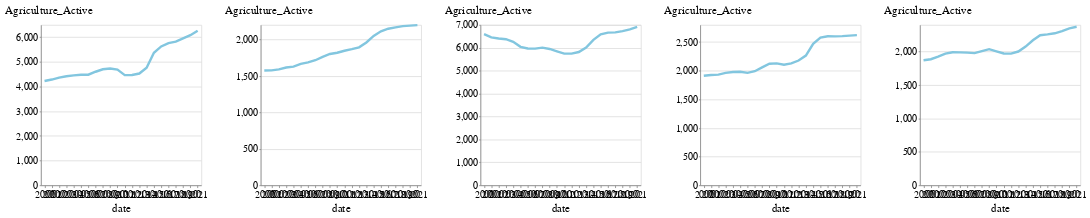

Source (notebook cell):
### Code cell
chart_tulare = alt.Chart(grouped_date_use_tulare[grouped_date_use_tulare['date'] >= 2000]).mark_line().encode(
    x='date:O',
    y='Agriculture_Active:Q'
).properties(
    height=200,
    width=200
)

grouped_date_use_fresno = active_by_county('Fresno')
chart_fresno = alt.Chart(grouped_date_use_fresno[grouped_date_use_fresno['date'] >= 2000]).mark_line().encode(
    x='date:O',
    y='Agriculture_Active:Q'
).properties(
    height=200,
    width=200
)

grouped_date_use_merced = active_by_county('Merced')
chart_merced = alt.Chart(grouped_date_use_merced[grouped_date_use_merced['date'] >= 2000]).mark_line().encode(
    x='date:O',
    y='Agriculture_Active:Q'
).properties(
    height=200,
    width=200
)

grouped_date_use_kings = active_by_county('Kings')
chart_kings = alt.Chart(grouped_date_use_kings[grouped_date_use_kings['date'] >= 2000]).mark_line().encode(
    x='date:O',
    y='Agriculture_Active:Q'
).properties(
    height=200,
    width=200
)

grouped_date_use_madera = active_by_county('Madera')
chart_madera = alt.Chart(grouped_date_use_madera[grouped_date_use_madera['date'] >= 2000]).mark_line().encode(
    x='date:O',
    y='Agriculture_Active:Q'
).properties(
    height=200,
    width=200
)

chart_tulare | chart_madera | chart_fresno | chart_merced | chart_kings

### Figure 1 — Vega-Lite specification as saved in the notebook (floating-point values rounded to 4 significant figures)
{"config": {"view": {"width": 800, "height": 450}, "background": "#ffffff", "title": {"anchor": "start", "font": "BentonGothic-Bold, sans", "fontColor": "#000000", "fontSize": 22, "fontWeight": "normal"}, "arc": {"fill": "#82c6df"}, "area": {"fill": "#82c6df"}, "line": {"stroke": "#82c6df", "strokeWidth": 3}, "path": {"stroke": "#82c6df"}, "rect": {"fill": "#82c6df"}, "shape": {"stroke": "#82c6df"}, "bar": {"fill": "#82c6df"}, "point": {"stroke": "#82c6df"}, "symbol": {"fill": "#82c6df", "size": 30}, "axis": {"titleFont": "BentonGothic-Bold, sans", "titleFontSize": 14, "titleFontWeight": "normal", "labelFont": "BentonGothic, sans", "labelFontSize": 12, "labelFontWeight": "normal"}, "axisX": {"labelAngle": 0, "labelPadding": 4, "tickSize": 3}, "axisY": {"labelBaseline": "middle", "maxExtent": 45, "minExtent": 45, "tickSize": 2, "titleAlign": "left", "titleAngle": 0, "titleX": -45, "titleY": -11}, "legend": {"titleFont": "BentonGothic-Bold, sans", "titleFontSize": 14, "titleFontWeight": "normal", "symbolType": "square", "labelFont": "BentonGothic, sans", "labelFontSize": 13}, "range": {"category": ["#3580b1", "#ec8431", "#ab7fb4", "#c89d29", "#adc839", "#829eb1"], "diverging": ["#e68a4f", "#f4bb6a", "#f9e39c", "#dadfe2", "#a6b7c6", "#849eae"], "heatmap": ["#fbf2c7", "#f9e39c", "#f8d36e", "#f4bb6a", "#e68a4f", "#d15a40", "#ab4232"], "ordinal": ["#fbf2c7", "#f9e39c", "#f8d36e", "#f4bb6a", "#e68a4f", "#d15a40", "#ab4232"], "ramp": ["#fbf2c7", "#f9e39c", "#f8d36e", "#f4bb6a", "#e68a4f", "#d15a40", "#ab4232"]}}, "hconcat": [{"data": {"name": "data-13064c2775e7955e638aecc37f221078"}, "mark": "line", "encoding": {"x": {"type": "ordinal", "field": "date"}, "y": {"type": "quantitative", "field": "Agriculture_Active"}}, "height": 200, "width": 200}, {"data": {"name": "data-9b6551145e6c1d79737459aa44f6ad55"}, "mark": "line", "encoding": {"x": {"type": "ordinal", "field": "date"}, "y": {"type": "quantitative", "field": "Agriculture_Active"}}, "height": 200, "width": 200}, {"data": {"name": "data-760616ac29f8c3539989c4f3a3622c3d"}, "mark": "line", "encoding": {"x": {"type": "ordinal", "field": "date"}, "y": {"type": "quantitative", "field": "Agriculture_Active"}}, "height": 200, "width": 200}, {"data": {"name": "data-d11c7f939d462d999789131f37fa9cee"}, "mark": "line", "encoding": {"x": {"type": "ordinal", "field": "date"}, "y": {"type": "quantitative", "field": "Agriculture_Active"}}, "height": 200, "width": 200}, {"data": {"name": "data-62e6ed2bb6fb579af8f23f39047f68bc"}, "mark": "line", "encoding": {"x": {"type": "ordinal", "field": "date"}, "y": {"type": "quantitative", "field": "Agriculture_Active"}}, "height": 200, "width": 200}], "$schema": "https://vega.github.io/schema/vega-lite/v4.8.1.json", "datasets": {"data-13064c2775e7955e638aecc37f221078": [{"date": 2000.0, "agriculture": 45.0, "domestic": 60.0, "public": 16.0, "Agriculture_Cum": 4227.0, "Domestic_Cum": 4522.0, "Public_Cum": 291.0, "Agriculture_Active": 4224.0, "Domestic_Active": 4522.0, "Public_Active": 291.0}, {"date": 2001.0, "agriculture": 65.0, "domestic": 52.0, "public": 13.0, "Agriculture_Cum": 4292.0, "Domestic_Cum": 4574.0, "Public_Cum": 304.0, "Agriculture_Active": 4284.0, "Domestic_Active": 4574.0, "Public_Active": 304.0}, {"date": 2002.0, "agriculture": 77.0, "domestic": 63.0, "public": 12.0, "Agriculture_Cum": 4369.0, "Domestic_Cum": 4637.0, "Public_Cum": 316.0, "Agriculture_Active": 4360.0, "Domestic_Active": 4634.0, "Public_Active": 316.0}, {"date": 2003.0, "agriculture": 60.0, "domestic": 66.0, "public": 10.0, "Agriculture_Cum": 4429.0, "Domestic_Cum": 4703.0, "Public_Cum": 326.0, "Agriculture_Active": 4419.0, "Domestic_Active": 4699.0, "Public_Active": 326.0}, {"date": 2004.0, "agriculture": 51.0, "domestic": 62.0, "public": 17.0, "Agriculture_Cum": 4480.0, "Domestic_Cum": 4765.0, "Public_Cum": 343.0, "Agriculture_Active": 4452.0, "Domestic_Active": 4726.0, "Public_Active": 340.0}, {"date": 2005.0, "agriculture": 95.0, "domestic": 107.0, "public": 24.0, "Agriculture_Cum": 4575.0, "Domestic_Cum": 4872.0, "Public_Cum": 367.0, "Agriculture_Active": 4479.0, "Domestic_Active": 4761.0, "Public_Active": 356.0}, {"date": 2006.0, "agriculture": 41.0, "domestic": 123.0, "public": 19.0, "Agriculture_Cum": 4616.0, "Domestic_Cum": 4995.0, "Public_Cum": 386.0, "Agriculture_Active": 4481.0, "Domestic_Active": 4838.0, "Public_Active": 370.0}, {"date": 2007.0, "agriculture": 155.0, "domestic": 105.0, "public": 10.0, "Agriculture_Cum": 4771.0, "Domestic_Cum": 5100.0, "Public_Cum": 396.0, "Agriculture_Active": 4600.0, "Domestic_Active": 4904.0, "Public_Active": 377.0}, {"date": 2008.0, "agriculture": 135.0, "domestic": 80.0, "public": 8.0, "Agriculture_Cum": 4906.0, "Domestic_Cum": 5180.0, "Public_Cum": 404.0, "Agriculture_Active": 4699.0, "Domestic_Active": 4933.0, "Public_Active": 382.0}, {"date": 2009.0, "agriculture": 112.0, "domestic": 79.0, "public": 4.0, "Agriculture_Cum": 5018.0, "Domestic_Cum": 5259.0, "Public_Cum": 408.0, "Agriculture_Active": 4733.0, "Domestic_Active": 4956.0, "Public_Active": 382.0}, {"date": 2010.0, "agriculture": 62.0, "domestic": 26.0, "public": 2.0, "Agriculture_Cum": 5080.0, "Domestic_Cum": 5285.0, "Public_Cum": 410.0, "Agriculture_Active": 4687.0, "Domestic_Active": 4865.0, "Public_Active": 383.0}, {"date": 2011.0, "agriculture": 53.0, "domestic": 31.0, "public": 3.0, "Agriculture_Cum": 5133.0, "Domestic_Cum": 5316.0, "Public_Cum": 413.0, "Agriculture_Active": 4462.0, "Domestic_Active": 4629.0, "Public_Active": 381.0}, {"date": 2012.0, "agriculture": 101.0, "domestic": 39.0, "public": 4.0, "Agriculture_Cum": 5234.0, "Domestic_Cum": 5355.0, "Public_Cum": 417.0, "Agriculture_Active": 4470.0, "Domestic_Active": 4600.0, "Public_Active": 381.0}, {"date": 2013.0, "agriculture": 121.0, "domestic": 51.0, "public": 2.0, "Agriculture_Cum": 5355.0, "Domestic_Cum": 5406.0, "Public_Cum": 419.0, "Agriculture_Active": 4527.0, "Domestic_Active": 4609.0, "Public_Active": 382.0}, {"date": 2014.0, "agriculture": 290.0, "domestic": 124.0, "public": 11.0, "Agriculture_Cum": 5645.0, "Domestic_Cum": 5530.0, "Public_Cum": 430.0, "Agriculture_Active": 4762.0, "Domestic_Active": 4666.0, "Public_Active": 392.0}, {"date": 2015.0, "agriculture": 652.0, "domestic": 332.0, "public": 44.0, "Agriculture_Cum": 6297.0, "Domestic_Cum": 5862.0, "Public_Cum": 474.0, "Agriculture_Active": 5370.0, "Domestic_Active": 4928.0, "Public_Active": 433.0}, {"date": 2016.0, "agriculture": 336.0, "domestic": 322.0, "public": 44.0, "Agriculture_Cum": 6633.0, "Domestic_Cum": 6184.0, "Public_Cum": 518.0, "Agriculture_Active": 5626.0, "Domestic_Active": 5206.0, "Public_Active": 474.0}, {"date": 2017.0, "agriculture": 166.0, "domestic": 141.0, "public": 11.0, "Agriculture_Cum": 6799.0, "Domestic_Cum": 6325.0, "Public_Cum": 529.0, "Agriculture_Active": 5762.0, "Domestic_Active": 5299.0, "Public_Active": 484.0}, {"date": 2018.0, "agriculture": 90.0, "domestic": 108.0, "public": 4.0, "Agriculture_Cum": 6889.0, "Domestic_Cum": 6433.0, "Public_Cum": 533.0, "Agriculture_Active": 5817.0, "Domestic_Active": 5369.0, "Public_Active": 486.0}, {"date": 2019.0, "agriculture": 158.0, "domestic": 105.0, "public": 2.0, "Agriculture_Cum": 7047.0, "Domestic_Cum": 6538.0, "Public_Cum": 535.0, "Agriculture_Active": 5949.0, "Domestic_Active": 5435.0, "Public_Active": 487.0}, {"date": 2020.0, "agriculture": 160.0, "domestic": 104.0, "public": 5.0, "Agriculture_Cum": 7207.0, "Domestic_Cum": 6642.0, "Public_Cum": 540.0, "Agriculture_Active": 6081.0, "Domestic_Active": 5486.0, "Public_Active": 490.0}, {"date": 2021.0, "agriculture": 243.0, "domestic": 137.0, "public": 1.0, "Agriculture_Cum": 7450.0, "Domestic_Cum": 6779.0, "Public_Cum": 541.0, "Agriculture_Active": 6262.0, "Domestic_Active": 5535.0, "Public_Active": 490.0}], "data-9b6551145e6c1d79737459aa44f6ad55": [{"date": 2000.0, "agriculture": 19.0, "domestic": 127.0, "public": null, "Agriculture_Cum": 1582.0, "Domestic_Cum": 3303.0, "Public_Cum": null, "Agriculture_Active": 1574.0, "Domestic_Active": 3303.0, "Public_Active": null}, {"date": 2001.0, "agriculture": 17.0, "domestic": 149.0, "public": 4.0, "Agriculture_Cum": 1599.0, "Domestic_Cum": 3452.0, "Public_Cum": 68.0, "Agriculture_Active": 1576.0, "Domestic_Active": 3452.0, "Public_Active": 68.0}, {"date": 2002.0, "agriculture": 18.0, "domestic": 215.0, "public": 4.0, "Agriculture_Cum": 1617.0, "Domestic_Cum": 3667.0, "Public_Cum": 72.0, "Agriculture_Active": 1589.0, "Domestic_Active": 3667.0, "Public_Active": 72.0}, {"date": 2003.0, "agriculture": 30.0, "domestic": 224.0, "public": 1.0, "Agriculture_Cum": 1647.0, "Domestic_Cum": 3891.0, "Public_Cum": 73.0, "Agriculture_Active": 1615.0, "Domestic_Active": 3879.0, "Public_Active": 73.0}, {"date": 2004.0, "agriculture": 29.0, "domestic": 177.0, "public": 1.0, "Agriculture_Cum": 1676.0, "Domestic_Cum": 4068.0, "Public_Cum": 74.0, "Agriculture_Active": 1627.0, "Domestic_Active": 4043.0, "Public_Active": 74.0}, {"date": 2005.0, "agriculture": 51.0, "domestic": 184.0, "public": 3.0, "Agriculture_Cum": 1727.0, "Domestic_Cum": 4252.0, "Public_Cum": 77.0, "Agriculture_Active": 1664.0, "Domestic_Active": 4218.0, "Public_Active": 77.0}, {"date": 2006.0, "agriculture": 32.0, "domestic": 167.0, "public": 2.0, "Agriculture_Cum": 1759.0, "Domestic_Cum": 4419.0, "Public_Cum": 79.0, "Agriculture_Active": 1685.0, "Domestic_Active": 4373.0, "Public_Active": 79.0}, {"date": 2007.0, "agriculture": 38.0, "domestic": 150.0, "public": 4.0, "Agriculture_Cum": 1797.0, "Domestic_Cum": 4569.0, "Public_Cum": 83.0, "Agriculture_Active": 1715.0, "Domestic_Active": 4515.0, "Public_Active": 83.0}, {"date": 2008.0, "agriculture": 59.0, "domestic": 111.0, "public": 1.0, "Agriculture_Cum": 1856.0, "Domestic_Cum": 4680.0, "Public_Cum": 84.0, "Agriculture_Active": 1762.0, "Domestic_Active": 4621.0, "Public_Active": 84.0}, {"date": 2009.0, "agriculture": 49.0, "domestic": 73.0, "public": 3.0, "Agriculture_Cum": 1905.0, "Domestic_Cum": 4753.0, "Public_Cum": 87.0, "Agriculture_Active": 1801.0, "Domestic_Active": 4689.0, "Public_Active": 87.0}, {"date": 2010.0, "agriculture": 33.0, "domestic": 76.0, "public": 1.0, "Agriculture_Cum": 1938.0, "Domestic_Cum": 4829.0, "Public_Cum": 88.0, "Agriculture_Active": 1818.0, "Domestic_Active": 4758.0, "Public_Active": 88.0}, {"date": 2011.0, "agriculture": 42.0, "domestic": 50.0, "public": null, "Agriculture_Cum": 1980.0, "Domestic_Cum": 4879.0, "Public_Cum": null, "Agriculture_Active": 1845.0, "Domestic_Active": 4800.0, "Public_Active": null}, {"date": 2012.0, "agriculture": 44.0, "domestic": 52.0, "public": 1.0, "Agriculture_Cum": 2024.0, "Domestic_Cum": 4931.0, "Public_Cum": 89.0, "Agriculture_Active": 1867.0, "Domestic_Active": 4831.0, "Public_Active": 89.0}, {"date": 2013.0, "agriculture": 49.0, "domestic": 29.0, "public": 1.0, "Agriculture_Cum": 2073.0, "Domestic_Cum": 4960.0, "Public_Cum": 90.0, "Agriculture_Active": 1892.0, "Domestic_Active": 4847.0, "Public_Active": 90.0}, {"date": 2014.0, "agriculture": 95.0, "domestic": 21.0, "public": 3.0, "Agriculture_Cum": 2168.0, "Domestic_Cum": 4981.0, "Public_Cum": 93.0, "Agriculture_Active": 1959.0, "Domestic_Active": 4855.0, "Public_Active": 93.0}, {"date": 2015.0, "agriculture": 116.0, "domestic": 33.0, "public": 3.0, "Agriculture_Cum": 2284.0, "Domestic_Cum": 5014.0, "Public_Cum": 96.0, "Agriculture_Active": 2049.0, "Domestic_Active": 4869.0, "Public_Active": 96.0}, {"date": 2016.0, "agriculture": 91.0, "domestic": 70.0, "public": 5.0, "Agriculture_Cum": 2375.0, "Domestic_Cum": 5084.0, "Public_Cum": 101.0, "Agriculture_Active": 2111.0, "Domestic_Active": 4902.0, "Public_Active": 101.0}, {"date": 2017.0, "agriculture": 55.0, "domestic": 32.0, "public": 2.0, "Agriculture_Cum": 2430.0, "Domestic_Cum": 5116.0, "Public_Cum": 103.0, "Agriculture_Active": 2147.0, "Domestic_Active": 4921.0, "Public_Active": 103.0}, {"date": 2018.0, "agriculture": 33.0, "domestic": 58.0, "public": 3.0, "Agriculture_Cum": 2463.0, "Domestic_Cum": 5174.0, "Public_Cum": 106.0, "Agriculture_Active": 2166.0, "Domestic_Active": 4967.0, "Public_Active": 106.0}, {"date": 2019.0, "agriculture": 32.0, "domestic": 106.0, "public": 3.0, "Agriculture_Cum": 2495.0, "Domestic_Cum": 5280.0, "Public_Cum": 109.0, "Agriculture_Active": 2183.0, "Domestic_Active": 5064.0, "Public_Active": 109.0}, {"date": 2020.0, "agriculture": 32.0, "domestic": 121.0, "public": 3.0, "Agriculture_Cum": 2527.0, "Domestic_Cum": 5401.0, "Public_Cum": 112.0, "Agriculture_Active": 2190.0, "Domestic_Active": 5169.0, "Public_Active": 112.0}, {"date": 2021.0, "agriculture": 35.0, "domestic": 95.0, "public": 3.0, "Agriculture_Cum": 2562.0, "Domestic_Cum": 5496.0, "Public_Cum": 115.0, "Agriculture_Active": 2196.0, "Domestic_Active": 5240.0, "Public_Active": 115.0}], "data-760616ac29f8c3539989c4f3a3622c3d": [{"date": 2000.0, "agriculture": 71.0, "domestic": 178.0, "public": 18.0, "Agriculture_Cum": 6677.0, "Domestic_Cum": 11920.0, "Public_Cum": 410.0, "Agriculture_Active": 6595.0, "Domestic_Active": 11820.0, "Public_Active": 406.0}, {"date": 2001.0, "agriculture": 56.0, "domestic": 196.0, "public": 15.0, "Agriculture_Cum": 6733.0, "Domestic_Cum": 12120.0, "Public_Cum": 425.0, "Agriculture_Active": 6454.0, "Domestic_Active": 11910.0, "Public_Active": 420.0}, {"date": 2002.0, "agriculture": 49.0, "domestic": 79.0, "public": 3.0, "Agriculture_Cum": 6782.0, "Domestic_Cum": 12200.0, "Public_Cum": 428.0, "Agriculture_Active": 6406.0, "Domestic_Active": 11910.0, "Public_Active": 421.0}, {"date": 2003.0, "agriculture": 39.0, "domestic": 131.0, "public": 13.0, "Agriculture_Cum": 6821.0, "Domestic_Cum": 12330.0, "Public_Cum": 441.0, "Agriculture_Active": 6374.0, "Domestic_Active": 11980.0, "Public_Active": 428.0}, {"date": 2004.0, "agriculture": 46.0, "domestic": 235.0, "public": 16.0, "Agriculture_Cum": 6867.0, "Domestic_Cum": 12560.0, "Public_Cum": 457.0, "Agriculture_Active": 6262.0, "Domestic_Active": 11840.0, "Public_Active": 435.0}, {"date": 2005.0, "agriculture": 51.0, "domestic": 243.0, "public": 17.0, "Agriculture_Cum": 6918.0, "Domestic_Cum": 12800.0, "Public_Cum": 474.0, "Agriculture_Active": 6042.0, "Domestic_Active": 11640.0, "Public_Active": 445.0}, {"date": 2006.0, "agriculture": 58.0, "domestic": 209.0, "public": 17.0, "Agriculture_Cum": 6976.0, "Domestic_Cum": 13010.0, "Public_Cum": 491.0, "Agriculture_Active": 5969.0, "Domestic_Active": 11620.0, "Public_Active": 448.0}, {"date": 2007.0, "agriculture": 103.0, "domestic": 160.0, "public": 5.0, "Agriculture_Cum": 7079.0, "Domestic_Cum": 13170.0, "Public_Cum": 496.0, "Agriculture_Active": 5965.0, "Domestic_Active": 11600.0, "Public_Active": 445.0}, {"date": 2008.0, "agriculture": 114.0, "domestic": 160.0, "public": 3.0, "Agriculture_Cum": 7193.0, "Domestic_Cum": 13330.0, "Public_Cum": 499.0, "Agriculture_Active": 6005.0, "Domestic_Active": 11640.0, "Public_Active": 440.0}, {"date": 2009.0, "agriculture": 83.0, "domestic": 87.0, "public": 2.0, "Agriculture_Cum": 7276.0, "Domestic_Cum": 13420.0, "Public_Cum": 501.0, "Agriculture_Active": 5948.0, "Domestic_Active": 11530.0, "Public_Active": 431.0}, {"date": 2010.0, "agriculture": 48.0, "domestic": 93.0, "public": 2.0, "Agriculture_Cum": 7324.0, "Domestic_Cum": 13510.0, "Public_Cum": 503.0, "Agriculture_Active": 5847.0, "Domestic_Active": 11380.0, "Public_Active": 426.0}, {"date": 2011.0, "agriculture": 51.0, "domestic": 57.0, "public": 2.0, "Agriculture_Cum": 7375.0, "Domestic_Cum": 13570.0, "Public_Cum": 505.0, "Agriculture_Active": 5744.0, "Domestic_Active": 11170.0, "Public_Active": 420.0}, {"date": 2012.0, "agriculture": 89.0, "domestic": 59.0, "public": 3.0, "Agriculture_Cum": 7464.0, "Domestic_Cum": 13630.0, "Public_Cum": 508.0, "Agriculture_Active": 5744.0, "Domestic_Active": 11110.0, "Public_Active": 413.0}, {"date": 2013.0, "agriculture": 137.0, "domestic": 106.0, "public": 4.0, "Agriculture_Cum": 7601.0, "Domestic_Cum": 13740.0, "Public_Cum": 512.0, "Agriculture_Active": 5814.0, "Domestic_Active": 11140.0, "Public_Active": 413.0}, {"date": 2014.0, "agriculture": 254.0, "domestic": 171.0, "public": 7.0, "Agriculture_Cum": 7855.0, "Domestic_Cum": 13910.0, "Public_Cum": 519.0, "Agriculture_Active": 6009.0, "Domestic_Active": 11210.0, "Public_Active": 417.0}, {"date": 2015.0, "agriculture": 398.0, "domestic": 300.0, "public": 5.0, "Agriculture_Cum": 8253.0, "Domestic_Cum": 14210.0, "Public_Cum": 524.0, "Agriculture_Active": 6346.0, "Domestic_Active": 11400.0, "Public_Active": 417.0}, {"date": 2016.0, "agriculture": 334.0, "domestic": 409.0, "public": 7.0, "Agriculture_Cum": 8587.0, "Domestic_Cum": 14620.0, "Public_Cum": 531.0, "Agriculture_Active": 6590.0, "Domestic_Active": 11630.0, "Public_Active": 419.0}, {"date": 2017.0, "agriculture": 114.0, "domestic": 155.0, "public": 6.0, "Agriculture_Cum": 8701.0, "Domestic_Cum": 14770.0, "Public_Cum": 537.0, "Agriculture_Active": 6662.0, "Domestic_Active": 11700.0, "Public_Active": 424.0}, {"date": 2018.0, "agriculture": 64.0, "domestic": 65.0, "public": 4.0, "Agriculture_Cum": 8765.0, "Domestic_Cum": 14840.0, "Public_Cum": 541.0, "Agriculture_Active": 6670.0, "Domestic_Active": 11670.0, "Public_Active": 424.0}, {"date": 2019.0, "agriculture": 95.0, "domestic": 136.0, "public": 3.0, "Agriculture_Cum": 8860.0, "Domestic_Cum": 14970.0, "Public_Cum": 544.0, "Agriculture_Active": 6726.0, "Domestic_Active": 11710.0, "Public_Active": 422.0}, {"date": 2020.0, "agriculture": 129.0, "domestic": 192.0, "public": 4.0, "Agriculture_Cum": 8989.0, "Domestic_Cum": 15160.0, "Public_Cum": 548.0, "Agriculture_Active": 6803.0, "Domestic_Active": 11810.0, "Public_Active": 423.0}, {"date": 2021.0, "agriculture": 179.0, "domestic": 220.0, "public": 3.0, "Agriculture_Cum": 9168.0, "Domestic_Cum": 15380.0, "Public_Cum": 551.0, "Agriculture_Active": 6915.0, "Domestic_Active": 11870.0, "Public_Active": 422.0}], "data-d11c7f939d462d999789131f37fa9cee": [{"date": 2000.0, "agriculture": 24.0, "domestic": 135.0, "public": null, "Agriculture_Cum": 1924.0, "Domestic_Cum": 3434.0, "Public_Cum": null, "Agriculture_Active": 1912.0, "Domestic_Active": 3426.0, "Public_Active": null}, {"date": 2001.0, "agriculture": 22.0, "domestic": 166.0, "public": 2.0, "Agriculture_Cum": 1946.0, "Domestic_Cum": 3600.0, "Public_Cum": 90.0, "Agriculture_Active": 1926.0, "Domestic_Active": 3580.0, "Public_Active": 90.0}, {"date": 2002.0, "agriculture": 25.0, "domestic": 179.0, "public": 1.0, "Agriculture_Cum": 1971.0, "Domestic_Cum": 3779.0, "Public_Cum": 91.0, "Agriculture_Active": 1932.0, "Domestic_Active": 3758.0, "Public_Active": 91.0}, {"date": 2003.0, "agriculture": 41.0, "domestic": 178.0, "public": null, "Agriculture_Cum": 2012.0, "Domestic_Cum": 3957.0, "Public_Cum": null, "Agriculture_Active": 1961.0, "Domestic_Active": 3934.0, "Public_Active": null}, {"date": 2004.0, "agriculture": 25.0, "domestic": 134.0, "public": 4.0, "Agriculture_Cum": 2037.0, "Domestic_Cum": 4091.0, "Public_Cum": 95.0, "Agriculture_Active": 1977.0, "Domestic_Active": 4062.0, "Public_Active": 95.0}, {"date": 2005.0, "agriculture": 40.0, "domestic": 156.0, "public": 2.0, "Agriculture_Cum": 2077.0, "Domestic_Cum": 4247.0, "Public_Cum": 97.0, "Agriculture_Active": 1982.0, "Domestic_Active": 4216.0, "Public_Active": 97.0}, {"date": 2006.0, "agriculture": 5.0, "domestic": 22.0, "public": 1.0, "Agriculture_Cum": 2082.0, "Domestic_Cum": 4269.0, "Public_Cum": 98.0, "Agriculture_Active": 1962.0, "Domestic_Active": 4230.0, "Public_Active": 98.0}, {"date": 2007.0, "agriculture": 56.0, "domestic": 141.0, "public": 2.0, "Agriculture_Cum": 2138.0, "Domestic_Cum": 4410.0, "Public_Cum": 100.0, "Agriculture_Active": 1991.0, "Domestic_Active": 4365.0, "Public_Active": 100.0}, {"date": 2008.0, "agriculture": 85.0, "domestic": 173.0, "public": 1.0, "Agriculture_Cum": 2223.0, "Domestic_Cum": 4583.0, "Public_Cum": 101.0, "Agriculture_Active": 2057.0, "Domestic_Active": 4532.0, "Public_Active": 101.0}, {"date": 2009.0, "agriculture": 85.0, "domestic": 97.0, "public": 3.0, "Agriculture_Cum": 2308.0, "Domestic_Cum": 4680.0, "Public_Cum": 104.0, "Agriculture_Active": 2122.0, "Domestic_Active": 4618.0, "Public_Active": 104.0}, {"date": 2010.0, "agriculture": 32.0, "domestic": 54.0, "public": 2.0, "Agriculture_Cum": 2340.0, "Domestic_Cum": 4734.0, "Public_Cum": 106.0, "Agriculture_Active": 2128.0, "Domestic_Active": 4664.0, "Public_Active": 106.0}, {"date": 2011.0, "agriculture": 28.0, "domestic": 46.0, "public": 2.0, "Agriculture_Cum": 2368.0, "Domestic_Cum": 4780.0, "Public_Cum": 108.0, "Agriculture_Active": 2103.0, "Domestic_Active": 4688.0, "Public_Active": 108.0}, {"date": 2012.0, "agriculture": 46.0, "domestic": 91.0, "public": 4.0, "Agriculture_Cum": 2414.0, "Domestic_Cum": 4871.0, "Public_Cum": 112.0, "Agriculture_Active": 2127.0, "Domestic_Active": 4732.0, "Public_Active": 112.0}, {"date": 2013.0, "agriculture": 76.0, "domestic": 126.0, "public": 2.0, "Agriculture_Cum": 2490.0, "Domestic_Cum": 4997.0, "Public_Cum": 114.0, "Agriculture_Active": 2178.0, "Domestic_Active": 4818.0, "Public_Active": 114.0}, {"date": 2014.0, "agriculture": 137.0, "domestic": 143.0, "public": null, "Agriculture_Cum": 2627.0, "Domestic_Cum": 5140.0, "Public_Cum": null, "Agriculture_Active": 2264.0, "Domestic_Active": 4928.0, "Public_Active": null}, {"date": 2015.0, "agriculture": 268.0, "domestic": 195.0, "public": 2.0, "Agriculture_Cum": 2895.0, "Domestic_Cum": 5335.0, "Public_Cum": 116.0, "Agriculture_Active": 2470.0, "Domestic_Active": 5098.0, "Public_Active": 116.0}, {"date": 2016.0, "agriculture": 164.0, "domestic": 246.0, "public": 4.0, "Agriculture_Cum": 3059.0, "Domestic_Cum": 5581.0, "Public_Cum": 120.0, "Agriculture_Active": 2577.0, "Domestic_Active": 5300.0, "Public_Active": 120.0}, {"date": 2017.0, "agriculture": 48.0, "domestic": 112.0, "public": 1.0, "Agriculture_Cum": 3107.0, "Domestic_Cum": 5693.0, "Public_Cum": 121.0, "Agriculture_Active": 2602.0, "Domestic_Active": 5390.0, "Public_Active": 121.0}, {"date": 2018.0, "agriculture": 21.0, "domestic": 53.0, "public": 3.0, "Agriculture_Cum": 3128.0, "Domestic_Cum": 5746.0, "Public_Cum": 124.0, "Agriculture_Active": 2599.0, "Domestic_Active": 5391.0, "Public_Active": 124.0}, {"date": 2019.0, "agriculture": 27.0, "domestic": 89.0, "public": 1.0, "Agriculture_Cum": 3155.0, "Domestic_Cum": 5835.0, "Public_Cum": 125.0, "Agriculture_Active": 2603.0, "Domestic_Active": 5428.0, "Public_Active": 125.0}, {"date": 2020.0, "agriculture": 40.0, "domestic": 79.0, "public": 3.0, "Agriculture_Cum": 3195.0, "Domestic_Cum": 5914.0, "Public_Cum": 128.0, "Agriculture_Active": 2613.0, "Domestic_Active": 5454.0, "Public_Active": 128.0}, {"date": 2021.0, "agriculture": 32.0, "domestic": 65.0, "public": null, "Agriculture_Cum": 3227.0, "Domestic_Cum": 5979.0, "Public_Cum": null, "Agriculture_Active": 2621.0, "Domestic_Active": 5477.0, "Public_Active": null}], "data-62e6ed2bb6fb579af8f23f39047f68bc": [{"date": 2000.0, "agriculture": 33.0, "domestic": 39.0, "public": 2.0, "Agriculture_Cum": 1892.0, "Domestic_Cum": 1640.0, "Public_Cum": 58.0, "Agriculture_Active": 1871.0, "Domestic_Active": 1635.0, "Public_Active": 58.0}, {"date": 2001.0, "agriculture": 41.0, "domestic": 58.0, "public": 4.0, "Agriculture_Cum": 1933.0, "Domestic_Cum": 1698.0, "Public_Cum": 62.0, "Agriculture_Active": 1886.0, "Domestic_Active": 1686.0, "Public_Active": 62.0}, {"date": 2002.0, "agriculture": 52.0, "domestic": 47.0, "public": 4.0, "Agriculture_Cum": 1985.0, "Domestic_Cum": 1745.0, "Public_Cum": 66.0, "Agriculture_Active": 1924.0, "Domestic_Active": 1731.0, "Public_Active": 66.0}, {"date": 2003.0, "agriculture": 52.0, "domestic": 73.0, "public": 1.0, "Agriculture_Cum": 2037.0, "Domestic_Cum": 1818.0, "Public_Cum": 67.0, "Agriculture_Active": 1969.0, "Domestic_Active": 1802.0, "Public_Active": 67.0}, {"date": 2004.0, "agriculture": 39.0, "domestic": 29.0, "public": 8.0, "Agriculture_Cum": 2076.0, "Domestic_Cum": 1847.0, "Public_Cum": 75.0, "Agriculture_Active": 1990.0, "Domestic_Active": 1813.0, "Public_Active": 75.0}, {"date": 2005.0, "agriculture": 36.0, "domestic": 71.0, "public": 10.0, "Agriculture_Cum": 2112.0, "Domestic_Cum": 1918.0, "Public_Cum": 85.0, "Agriculture_Active": 1988.0, "Domestic_Active": 1846.0, "Public_Active": 85.0}, {"date": 2006.0, "agriculture": 29.0, "domestic": 47.0, "public": 2.0, "Agriculture_Cum": 2141.0, "Domestic_Cum": 1965.0, "Public_Cum": 87.0, "Agriculture_Active": 1985.0, "Domestic_Active": 1874.0, "Public_Active": 87.0}, {"date": 2007.0, "agriculture": 35.0, "domestic": 61.0, "public": 3.0, "Agriculture_Cum": 2176.0, "Domestic_Cum": 2026.0, "Public_Cum": 90.0, "Agriculture_Active": 1977.0, "Domestic_Active": 1919.0, "Public_Active": 90.0}, {"date": 2008.0, "agriculture": 51.0, "domestic": 39.0, "public": 3.0, "Agriculture_Cum": 2227.0, "Domestic_Cum": 2065.0, "Public_Cum": 93.0, "Agriculture_Active": 2007.0, "Domestic_Active": 1933.0, "Public_Active": 93.0}, {"date": 2009.0, "agriculture": 66.0, "domestic": 39.0, "public": 5.0, "Agriculture_Cum": 2293.0, "Domestic_Cum": 2104.0, "Public_Cum": 98.0, "Agriculture_Active": 2036.0, "Domestic_Active": 1939.0, "Public_Active": 98.0}, {"date": 2010.0, "agriculture": 32.0, "domestic": 28.0, "public": 3.0, "Agriculture_Cum": 2325.0, "Domestic_Cum": 2132.0, "Public_Cum": 101.0, "Agriculture_Active": 2004.0, "Domestic_Active": 1931.0, "Public_Active": 101.0}, {"date": 2011.0, "agriculture": 29.0, "domestic": 19.0, "public": 2.0, "Agriculture_Cum": 2354.0, "Domestic_Cum": 2151.0, "Public_Cum": 103.0, "Agriculture_Active": 1972.0, "Domestic_Active": 1917.0, "Public_Active": 103.0}, {"date": 2012.0, "agriculture": 28.0, "domestic": 15.0, "public": 2.0, "Agriculture_Cum": 2382.0, "Domestic_Cum": 2166.0, "Public_Cum": 105.0, "Agriculture_Active": 1970.0, "Domestic_Active": 1891.0, "Public_Active": 105.0}, {"date": 2013.0, "agriculture": 71.0, "domestic": 20.0, "public": 1.0, "Agriculture_Cum": 2453.0, "Domestic_Cum": 2186.0, "Public_Cum": 106.0, "Agriculture_Active": 2001.0, "Domestic_Active": 1887.0, "Public_Active": 106.0}, {"date": 2014.0, "agriculture": 88.0, "domestic": 16.0, "public": 2.0, "Agriculture_Cum": 2541.0, "Domestic_Cum": 2202.0, "Public_Cum": 108.0, "Agriculture_Active": 2075.0, "Domestic_Active": 1872.0, "Public_Active": 108.0}, {"date": 2015.0, "agriculture": 130.0, "domestic": 41.0, "public": 3.0, "Agriculture_Cum": 2671.0, "Domestic_Cum": 2243.0, "Public_Cum": 111.0, "Agriculture_Active": 2170.0, "Domestic_Active": 1884.0, "Public_Active": 111.0}, {"date": 2016.0, "agriculture": 116.0, "domestic": 64.0, "public": 1.0, "Agriculture_Cum": 2787.0, "Domestic_Cum": 2307.0, "Public_Cum": 112.0, "Agriculture_Active": 2245.0, "Domestic_Active": 1911.0, "Public_Active": 112.0}, {"date": 2017.0, "agriculture": 38.0, "domestic": 24.0, "public": null, "Agriculture_Cum": 2825.0, "Domestic_Cum": 2331.0, "Public_Cum": null, "Agriculture_Active": 2258.0, "Domestic_Active": 1909.0, "Public_Active": null}, {"date": 2018.0, "agriculture": 39.0, "domestic": 31.0, "public": null, "Agriculture_Cum": 2864.0, "Domestic_Cum": 2362.0, "Public_Cum": null, "Agriculture_Active": 2274.0, "Domestic_Active": 1912.0, "Public_Active": null}, {"date": 2019.0, "agriculture": 43.0, "domestic": 41.0, "public": null, "Agriculture_Cum": 2907.0, "Domestic_Cum": 2403.0, "Public_Cum": null, "Agriculture_Active": 2307.0, "Domestic_Active": 1919.0, "Public_Active": null}, {"date": 2020.0, "agriculture": 57.0, "domestic": 49.0, "public": 1.0, "Agriculture_Cum": 2964.0, "Domestic_Cum": 2452.0, "Public_Cum": 113.0, "Agriculture_Active": 2348.0, "Domestic_Active": 1943.0, "Public_Active": 113.0}, {"date": 2021.0, "agriculture": 39.0, "domestic": 48.0, "public": null, "Agriculture_Cum": 3003.0, "Domestic_Cum": 2500.0, "Public_Cum": null, "Agriculture_Active": 2371.0, "Domestic_Active": 1968.0, "Public_Active": null}]}}
